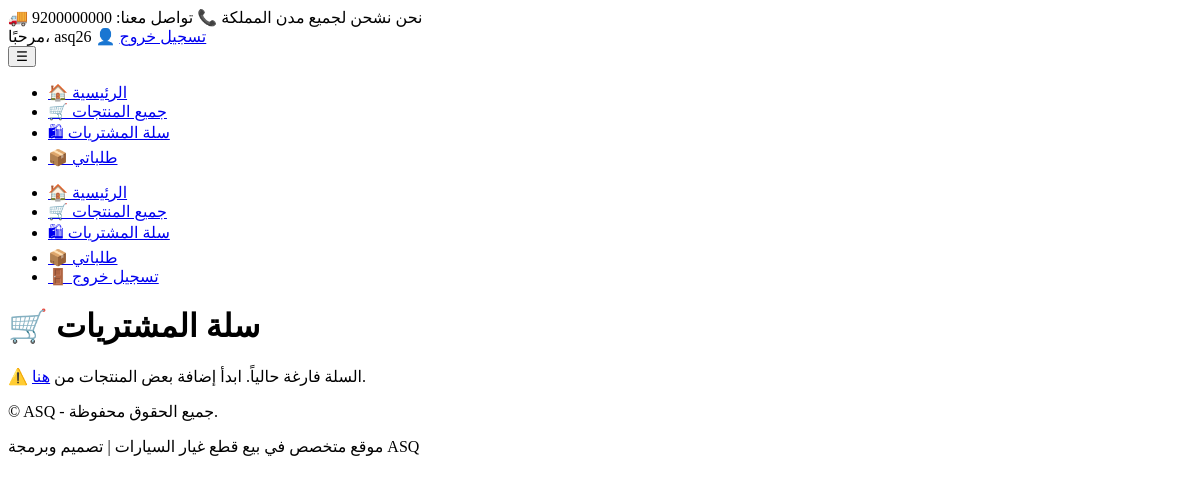
The app's page /orders/cart/ (signed in), older data.
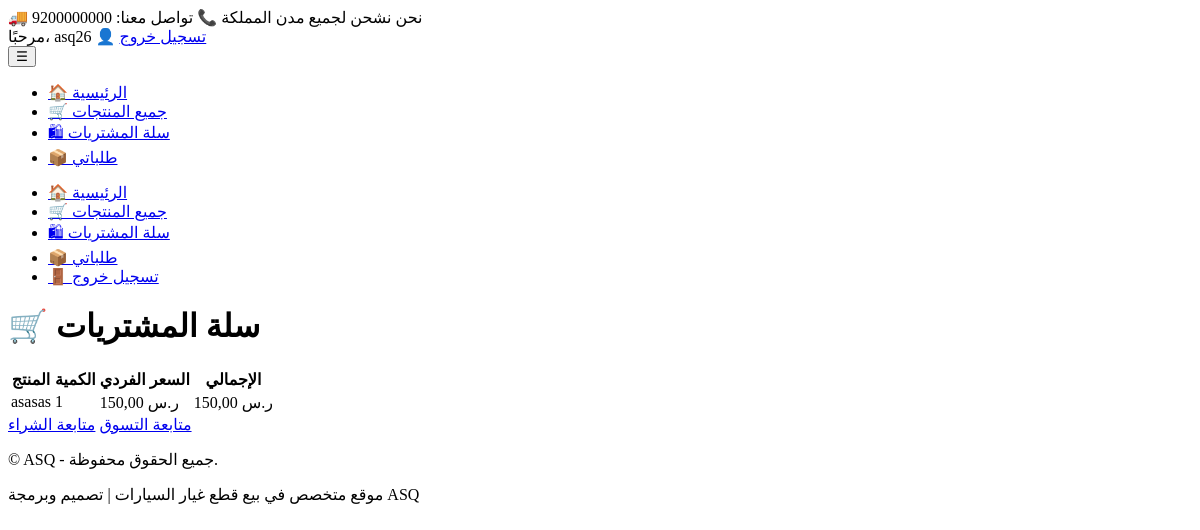
The same page, newer data.
### orders/models.py (models this page shows, shortened)
class OrderItem(models.Model):
    order = models.ForeignKey(Order, on_delete=models.CASCADE, related_name="items")
    product = models.ForeignKey(Product, on_delete=models.CASCADE)
    price = models.DecimalField(max_digits=10, decimal_places=2)
    quantity = models.PositiveIntegerField(default=1)
    @property
    def subtotal(self):
        return self.quantity * self.price

### store/models.py (models this page shows, shortened)
class Product(models.Model):
    category = models.ForeignKey(
        Category, related_name='products', on_delete=models.CASCADE, verbose_name="الفئة"
    )
    name = models.CharField(max_length=255, verbose_name="اسم المنتج")
    slug = models.SlugField(max_length=255, unique=True, verbose_name="الرابط المختصر")
    description = models.TextField(verbose_name="الوصف")
    price = models.DecimalField(max_digits=10, decimal_places=2, verbose_name="السعر")
    image = CloudinaryField(verbose_name="صورة المنتج", help_text="ارفع صورة المنتج الرئيسية")
    available = models.BooleanField(default=True, verbose_name="متاح")
    created_at = models.DateTimeField(auto_now_add=True, verbose_name="تاريخ الإضافة")
    updated_at = models.DateTimeField(auto_now=True, verbose_name="آخر تحديث")
    class Meta:
        verbose_name = "منتج"
        verbose_name_plural = "منتجات"
        ordering = ['-created_at']

### orders/views.py (the view)
# urls.py: path('cart/', views.order_view, name='order_view'),  # ✅ عرض السلة
@login_required
def order_view(request):
    order = Order.objects.filter(user=request.user, is_paid=False).first()
    return render(request, 'orders-templates/cart.html', {'order': order})

### orders/context_processors.py (called while the page is built)
def cart_count(request):
    if request.user.is_authenticated:
        cart = Cart.objects.filter(user=request.user).first()
        if cart:
            return {'cart_count': sum(item.quantity for item in cart.items.all())}
    return {'cart_count': 0}

### templates/orders-templates/cart.html
{% load static %}
{% include 'header.html' %}
<main class="page-container">
  <h1>🛒 سلة المشتريات</h1>
  {% if order and order.items.all %}
    <table class="cart-table">
      <thead>
        <tr>
          <th>المنتج</th>
          <th>الكمية</th>
          <th>السعر الفردي</th>
          <th>الإجمالي</th>
        </tr>
      </thead>
      <tbody>
        {% for item in order.items.all %}
          <tr>
            <td>{{ item.product.name }}</td>
            <td>{{ item.quantity }}</td>
            <td>{{ item.price }} ر.س</td>
            <td>{{ item.subtotal }} ر.س</td>
          </tr>
        {% endfor %}
      </tbody>
    </table>
    <div class="cart-actions">
      <a href="{% url 'store:products' %}" class="secondary-cta-btn">متابعة التسوق</a>
      <a href="{% url 'orders:checkout' %}" class="cta-btn">متابعة الشراء</a>
    </div>
  {% else %}
    <p>⚠️ السلة فارغة حالياً. ابدأ إضافة بعض المنتجات من <a href="{% url 'store:products' %}">هنا</a>.</p>
  {% endif %}
</main>
{% include 'footer.html' %}

Row changes from the older to the newer data that the page shows:
added OrderItem: product.name "asasas", quantity "1", price "150,00", subtotal "150,00"
Text that changed along with them:
text no longer shown: "⚠️ السلة فارغة حالياً. ابدأ إضافة بعض المنتجات من هنا ."
text now shown: "المنتج الكمية السعر الفردي الإجمالي متابعة التسوق متابعة الشراء"
